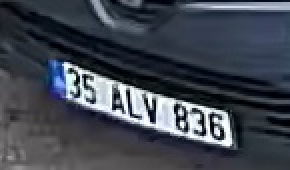
#> input picture ai/real_plates_good/35ALV836_1.jpg, 145 x 85 px (shown 2 times larger)
$ python -i test_real_ocr.py   (imports and definitions only)
#> lines starting #> are read from the running program, lines starting #| are printed output that depends on the picture; after the words box and inside, x2 and y2 are one past the last pixel; in counts of white or black regions, pixels touching at a corner belong together
#> further down, picture is the input picture: shape (85, 145, 3); mean B, G, R 79.8, 69.5, 63.7
import os
import cv2
import re
import easyocr
from collections import Counter

# [1 line that did not run here, left out]

FOLDER = "real_plates_good"

def clean_text(text):
    text = text.upper()
    text = re.sub(r"[^A-Z0-9]", "", text)
    return text

def format_plate(text):
    text = clean_text(text)
    matches = re.findall(r"\d{2}[A-Z]{1,3}\d{2,4}", text)

    if not matches:
        return "UNKNOWN"

    plate = max(matches, key=len)

    if len(plate) > 8:
        plate = plate[:8]

    return plate

def ocr_variants(img):
    candidates = []

    variants = []

    variants.append(img)

    gray = cv2.cvtColor(img, cv2.COLOR_BGR2GRAY)
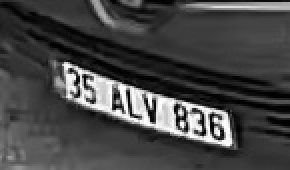
#> gray: shape (85, 145) (shown 2 times larger); min 1, max 254, mean 69
    big = cv2.resize(gray, None, fx=3, fy=3, interpolation=cv2.INTER_CUBIC)
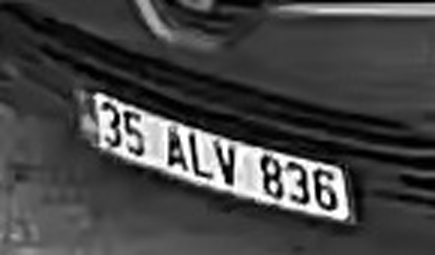
#> big: shape (255, 435); min 0, max 255, mean 69
    variants.append(big)

    _, thresh = cv2.threshold(big, 120, 255, cv2.THRESH_BINARY)
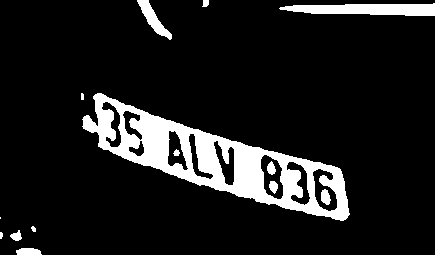
#> thresh: shape (255, 435); 11.4% white; 14 white regions (2 under 20 px), largest, box (x1, y1, x2, y2) and area: (82, 93, 350, 221) 10072, (279, 3, 435, 16) 1490, (137, 0, 172, 40) 458
    variants.append(thresh)

    inv = cv2.bitwise_not(thresh)
    variants.append(inv)

    for v in variants:
        results = reader.readtext(v)
        text = ""

        for _, t, prob in results:
            if prob > 0.10:
                text += clean_text(t) + " "

        plate = format_plate(text)

        if plate != "UNKNOWN":
            candidates.append(plate)
#> this loop made 1 pass
#> after the loop, candidates = []

    if not candidates:
        return "UNKNOWN"

    return Counter(candidates).most_common(1)[0][0]

correct = 0
total = 0

# [24 lines not run here, left out]

>>> import cv2
>>> picture = cv2.imread('real_plates_good/35ALV836_1.jpg')
#> (the run stopped early here; a loop or call above may not have finished)
